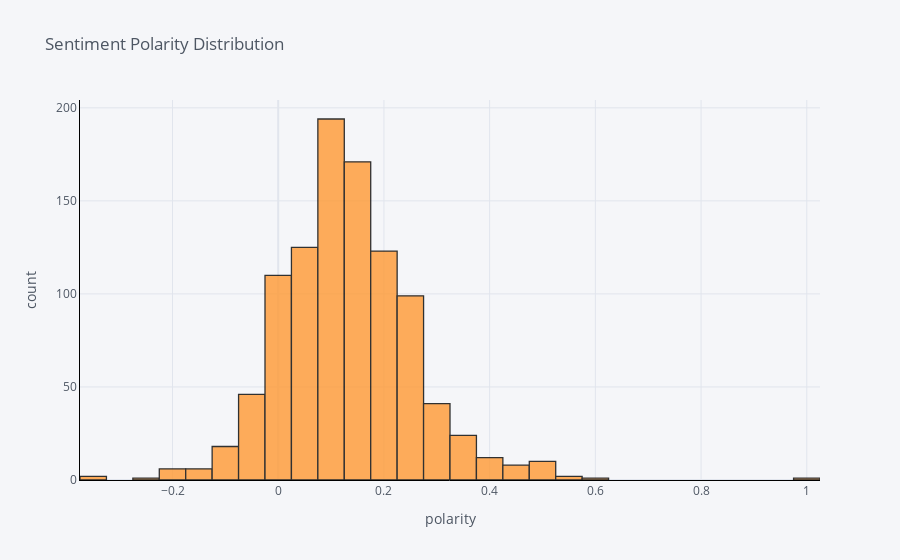

Source (notebook cell):
### Markdown cell above
## Distribuição da polaridade de sentimentos

### Code cell
# Não consta no tutorial
plot_model(plot = 'sentiment')

### Figure 1 — Plotly figure (JSON) as saved in the notebook; plotly's stock layout.template omitted (floating-point values rounded to 4 significant figures; data arrays with more than 128 entries replaced by an {"elided": "..."} marker saying what was removed)
{"data": [{"histfunc": "count", "histnorm": "", "marker": {"color": "rgba(255, 153, 51, 1.0)", "line": {"color": "#000000", "width": 1.3}}, "name": "en", "nbinsx": 50, "opacity": 0.8, "orientation": "v", "type": "histogram", "x": {"elided": "1000 float values"}}], "layout": {"barmode": "overlay", "legend": {"bgcolor": "#F5F6F9", "font": {"color": "#4D5663"}}, "paper_bgcolor": "#F5F6F9", "plot_bgcolor": "#F5F6F9", "title": {"font": {"color": "#4D5663"}, "text": "Sentiment Polarity Distribution"}, "xaxis": {"gridcolor": "#E1E5ED", "linecolor": "black", "showgrid": true, "tickfont": {"color": "#4D5663"}, "title": {"font": {"color": "#4D5663"}, "text": "polarity"}, "zerolinecolor": "#E1E5ED"}, "yaxis": {"gridcolor": "#E1E5ED", "linecolor": "black", "showgrid": true, "tickfont": {"color": "#4D5663"}, "title": {"font": {"color": "#4D5663"}, "text": "count"}, "zerolinecolor": "#E1E5ED"}}}
